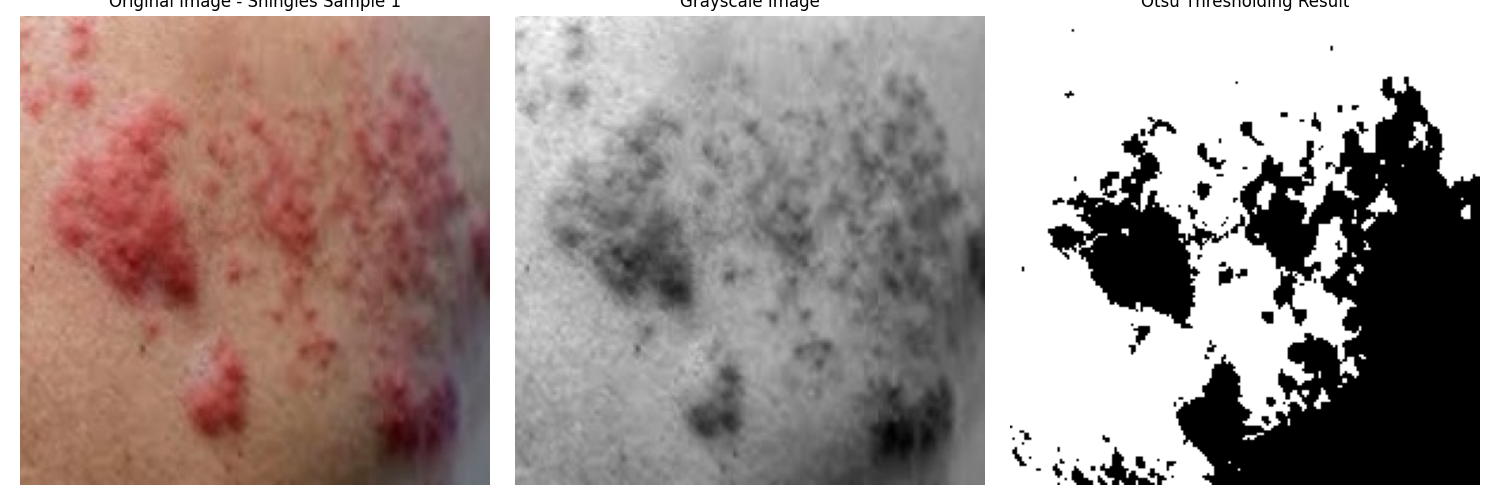
#> input picture kuliah/shingles_thresholding_1.png, 1500 x 500 px, given as the content of the folder shingles_segmentation_dataset/train_set/train-shingles, which was not available
$ python shingles_classification.py
#> lines starting #> are read from the running program, lines starting #| are printed output that depends on the picture; after the words box and inside, x2 and y2 are one past the last pixel; in counts of white or black regions, pixels touching at a corner belong together; pictures that were not available may be replaced by others from this repository, and a replacement may not be noted
import cv2
import numpy as np
import os
from sklearn.model_selection import train_test_split
from sklearn.ensemble import RandomForestClassifier
from sklearn.metrics import accuracy_score, classification_report
import glob
import matplotlib.pyplot as plt
from scipy import stats

def preprocess_image(image_path):
    # Baca gambar
    img = cv2.imread(image_path)
    # Konversi ke grayscale
    gray = cv2.cvtColor(img, cv2.COLOR_BGR2GRAY)
    # Normalisasi
    normalized = cv2.normalize(gray, None, 0, 255, cv2.NORM_MINMAX)
    return normalized, img

def segment_image(image):
    # Terapkan Otsu thresholding
    _, binary = cv2.threshold(image, 0, 255, cv2.THRESH_BINARY + cv2.THRESH_OTSU)
    return binary

def calculate_statistics(images, labels):
    # Hitung probabilitas kelas
    total_samples = len(labels)
    class_probabilities = {
        'shingles': np.sum(labels == 1) / total_samples,
        'healthy': np.sum(labels == 0) / total_samples
    }

    # Hitung variabilitas dalam kelas
    shingles_features = images[labels == 1]
    healthy_features = images[labels == 0]

    within_class_variance = {
        'shingles': np.var(shingles_features, axis=0),
        'healthy': np.var(healthy_features, axis=0)
    }

    # Hitung variabilitas antar kelas
    mean_shingles = np.mean(shingles_features, axis=0)
    mean_healthy = np.mean(healthy_features, axis=0)
    between_class_variance = np.var([mean_shingles, mean_healthy], axis=0)

    # Hitung varians total
    total_variance = np.var(images, axis=0)

    return {
        'class_probabilities': class_probabilities,
        'within_class_variance': within_class_variance,
        'between_class_variance': between_class_variance,
        'total_variance': total_variance
    }

def plot_histogram_and_threshold(gray_img, binary_img, title):
    plt.figure(figsize=(15, 5))

    # Plot histogram
    plt.subplot(121)
    plt.hist(gray_img.ravel(), bins=256, range=[0, 256], color='gray', alpha=0.7)
    plt.title(f'Histogram - {title}')
    plt.xlabel('Pixel Intensity')
    plt.ylabel('Pixel Count')

    # Plot binary image
    plt.subplot(122)
    plt.imshow(binary_img, cmap='gray')
    plt.title('Otsu Thresholding Result')
    plt.axis('off')

    plt.tight_layout()
    return plt.gcf()

def plot_thresholding_results(original_img, gray_img, binary_img, title):
    plt.figure(figsize=(15, 5))

    # Plot original image
    plt.subplot(131)
    plt.imshow(cv2.cvtColor(original_img, cv2.COLOR_BGR2RGB))
    plt.title(f'Original Image - {title}')
    plt.axis('off')

    # Plot grayscale image
    plt.subplot(132)
    plt.imshow(gray_img, cmap='gray')
    plt.title('Grayscale Image')
    plt.axis('off')

    # Plot binary image after Otsu thresholding
    plt.subplot(133)
    plt.imshow(binary_img, cmap='gray')
    plt.title('Otsu Thresholding Result')
    plt.axis('off')

    plt.tight_layout()
    return plt.gcf()

def extract_features(binary_image):
    # Hitung area
    area = np.sum(binary_image == 255)
    # Hitung perimeter
    contours, _ = cv2.findContours(binary_image, cv2.RETR_EXTERNAL, cv2.CHAIN_APPROX_SIMPLE)
    perimeter = cv2.arcLength(contours[0], True) if contours else 0
    # Hitung circularity
    circularity = (4 * np.pi * area) / (perimeter * perimeter) if perimeter > 0 else 0
    # Hitung mean intensity
    mean_intensity = np.mean(binary_image)

    return [area, perimeter, circularity, mean_intensity]

def load_and_process_data(base_path):
    X = []
    y = []

    # Proses gambar shingles
    shingles_path = os.path.join(base_path, 'train-shingles', '*.*')
    shingles_images = []
    for img_path in glob.glob(shingles_path):
        try:
            # Preprocessing
            processed_img, original_img = preprocess_image(img_path)
            # Segmentasi
            segmented = segment_image(processed_img)
            # Ekstraksi fitur
            features = extract_features(segmented)
            X.append(features)
            y.append(1)  # Label untuk shingles

            # Simpan gambar untuk visualisasi
            if len(shingles_images) < 3:  # Ambil 3 gambar pertama
                shingles_images.append((original_img, processed_img, segmented))

        except Exception as e:
            print(f"Error processing {img_path}: {str(e)}")

    # Proses gambar healthy
    healthy_path = os.path.join(base_path, 'train-Healthy', '*.*')
    healthy_images = []
    for img_path in glob.glob(healthy_path):
        try:
            processed_img, original_img = preprocess_image(img_path)
            segmented = segment_image(processed_img)
            features = extract_features(segmented)
            X.append(features)
            y.append(0)  # Label untuk healthy

            # Simpan gambar untuk visualisasi
            if len(healthy_images) < 3:  # Ambil 3 gambar pertama
                healthy_images.append((original_img, processed_img, segmented))

        except Exception as e:
            print(f"Error processing {img_path}: {str(e)}")

    return np.array(X), np.array(y), shingles_images, healthy_images

def main():
    # Path ke dataset
    base_path = 'shingles_segmentation_dataset/train_set'

    # Load dan proses data
    print("Memuat dan memproses data...")
    X, y, shingles_images, healthy_images = load_and_process_data(base_path)
#> in preprocess_image, img is the input picture: shape (500, 1500, 3); mean B, G, R 145.1, 149.1, 163.2
#> in preprocess_image, `gray = cv2.cvtColor(img, cv2.COLOR_BGR2GRAY)`:
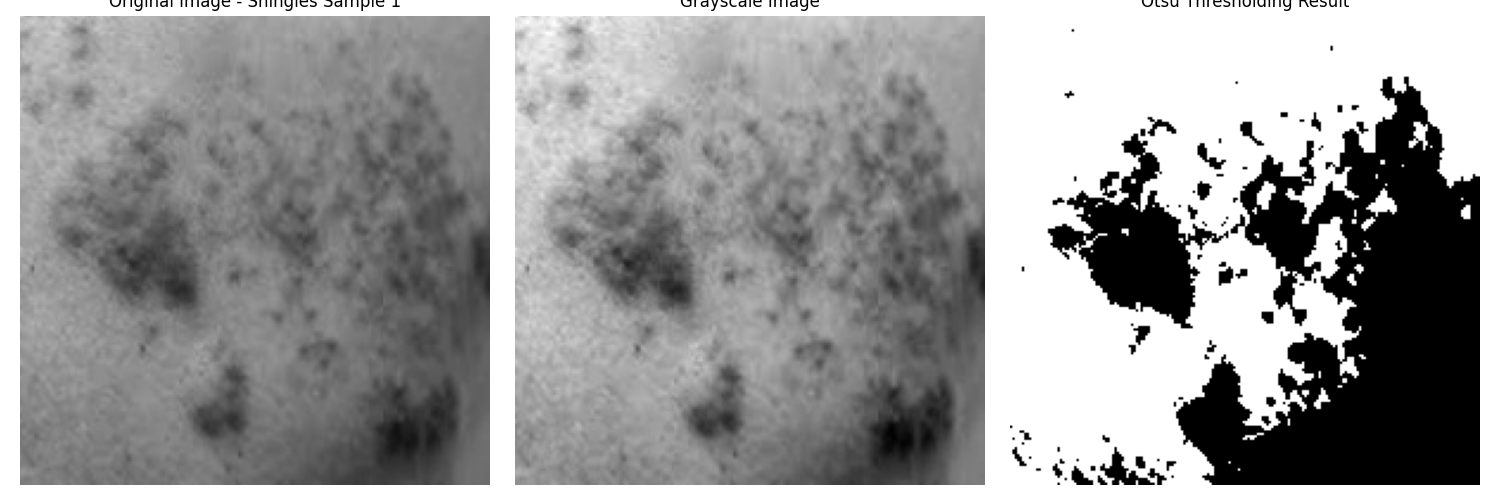
#> gray: shape (500, 1500); min 0, max 255, mean 152.9
#> in segment_image, `_, binary = cv2.threshold(image, 0, 255, cv2.THRESH_BINARY + cv2.THRES..`:
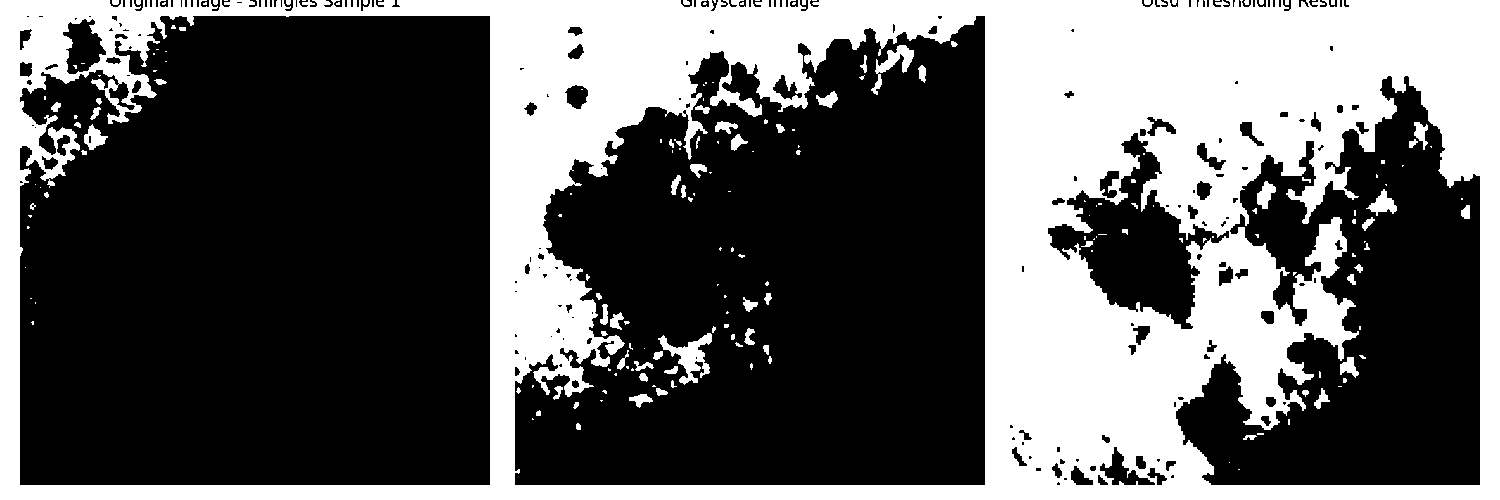
#> binary: shape (500, 1500); 37.4% white; 195 white regions (114 under 20 px)
#> in extract_features, `area = np.sum(binary_image == 255)`: area = 280238
#> in extract_features, `contours, _ = cv2.findContours(binary_image, cv2.RETR_EXTERNAL, cv2.CH..`: contours = 28 contours, 24 with area under 20; largest, box (x1, y1, x2, y2) and area: (0, 0, 1500, 500) 745210, (1144, 0, 1151, 5) 23, (112, 0, 119, 5) 23, (683, 0, 690, 5) 20
#> in extract_features, `perimeter = cv2.arcLength(contours[0], True) if contours else 0`: perimeter = 8.83
#> in extract_features, `circularity = (4 * np.pi * area) / (perimeter * perimeter) if perimete..`: circularity = 45182.5
#> in extract_features, `mean_intensity = np.mean(binary_image)`: mean_intensity = 95.28
#> in load_and_process_data, `features = extract_features(segmented)`: features = [280238, 8.83, 45182.5, 95.28]
#> X = [[280238, 8.83, 45182.5, 95.28], [280238, 8.83, 45182.5, 95.28]]; y = [1, 0]; shingles_images = 1 item; healthy_images = 1 item

    # Hitung statistik
    print("\nMenghitung statistik...")
    stats_results = calculate_statistics(X, y)
#> in calculate_statistics, `total_samples = len(labels)`: total_samples = 2
#> in calculate_statistics, `class_probabilities = { 'shingles': np.sum(labels == 1) / total_sample..`: class_probabilities = {'shingles': 0.5, 'healthy': 0.5}
#> in calculate_statistics, `shingles_features = images[labels == 1]`: shingles_features = [[280238, 8.83, 45182.5, 95.28]]
#> in calculate_statistics, `within_class_variance = { 'shingles': np.var(shingles_features, axis=0..`: within_class_variance = {'shingles': [0, 0, 0, 0], 'healthy': [0, 0, 0, 0]}
#> in calculate_statistics, `mean_shingles = np.mean(shingles_features, axis=0)`: mean_shingles = [280238, 8.83, 45182.5, 95.28]
#> in calculate_statistics, `between_class_variance = np.var([mean_shingles, mean_healthy], axis=0)`: between_class_variance = [0, 0, 0, 0]
#> stats_results = 4 items

    # Tampilkan hasil statistik
    print("\nHasil Statistik:")
    print("\nProbabilitas Kelas:")
    for class_name, prob in stats_results['class_probabilities'].items():
        print(f"{class_name}: {prob:.4f}")
#> this loop made 2 passes
#> (class_name, prob) on passes 1 to 2: ('shingles', 0.5), ('healthy', 0.5)
#| shingles: 0.5000
#| healthy: 0.5000

    print("\nVariabilitas dalam Kelas:")
    for class_name, variance in stats_results['within_class_variance'].items():
        print(f"{class_name}: {variance}")
#> this loop made 2 passes
#| shingles: [0. 0. 0. 0.]
#| healthy: [0. 0. 0. 0.]

    print("\nVariabilitas antar Kelas:")
    print(stats_results['between_class_variance'])
#| [0. 0. 0. 0.]

    print("\nVarians Total:")
    print(stats_results['total_variance'])
#| [0. 0. 0. 0.]

    # Visualisasi hasil thresholding
    print("\nMenampilkan hasil thresholding...")

    # Plot untuk gambar shingles
    for i, (original, gray, binary) in enumerate(shingles_images):
        # Plot thresholding results
        fig = plot_thresholding_results(original, gray, binary, f'Shingles Sample {i+1}')
        plt.savefig(f'shingles_thresholding_{i+1}.png')
        plt.close()

        # Plot histogram
        fig = plot_histogram_and_threshold(gray, binary, f'Shingles Sample {i+1}')
        plt.savefig(f'shingles_histogram_{i+1}.png')
        plt.close()
#> this loop made 1 pass
#> pass 1, in main, `plt.savefig(f'shingles_thresholding_{i+1}.png')`:
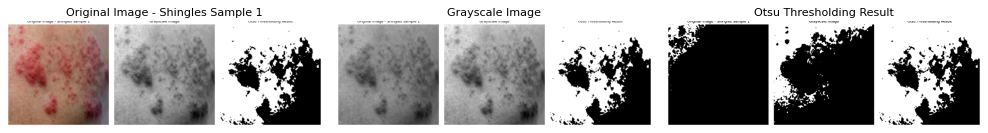
#> figure drawn by matplotlib, 3 panels
#> pass 1, in main, `plt.savefig(f'shingles_histogram_{i+1}.png')`:
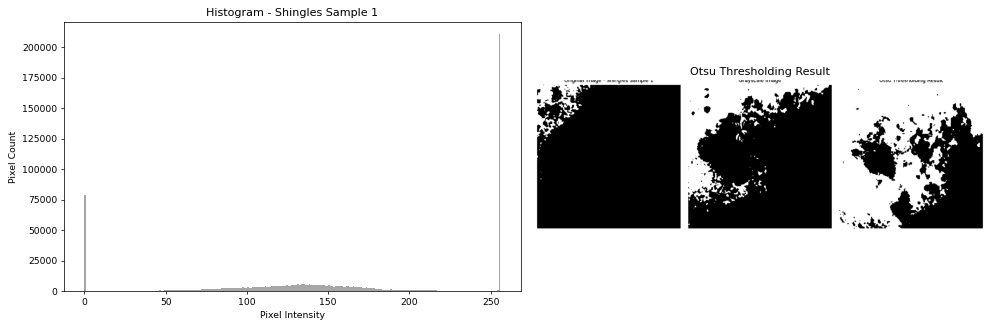
#> figure drawn by matplotlib, 2 panels; panel 1: tallest bar 210471 high, from x = 255 to 256

    # Plot untuk gambar healthy
    for i, (original, gray, binary) in enumerate(healthy_images):
        # Plot thresholding results
        fig = plot_thresholding_results(original, gray, binary, f'Healthy Sample {i+1}')
        plt.savefig(f'healthy_thresholding_{i+1}.png')
        plt.close()

        # Plot histogram
        fig = plot_histogram_and_threshold(gray, binary, f'Healthy Sample {i+1}')
        plt.savefig(f'healthy_histogram_{i+1}.png')
        plt.close()

    # Split data
    X_train, X_test, y_train, y_test = train_test_split(X, y, test_size=0.2, random_state=42)
#> X_train = [[280238, 8.83, 45182.5, 95.28]]; X_test = [[280238, 8.83, 45182.5, 95.28]]; y_train = [1]; y_test = [0]

    # Train model
    print("\nMelatih model...")
    clf = RandomForestClassifier(n_estimators=100, random_state=42)
    clf.fit(X_train, y_train)

    # Evaluasi model
    y_pred = clf.predict(X_test)
#> y_pred = [1]
    accuracy = accuracy_score(y_test, y_pred)
#> accuracy = 0
    print("\nHasil Evaluasi:")
    print(f"Akurasi: {accuracy:.2f}")
#| Akurasi: 0.00
    print("\nClassification Report:")
    print(classification_report(y_test, y_pred))
#|               precision    recall  f1-score   support
#|            0       0.00      0.00      0.00       1.0
#|            1       0.00      0.00      0.00       0.0
#|     accuracy                           0.00       1.0
#|    macro avg       0.00      0.00      0.00       1.0
#| weighted avg       0.00      0.00      0.00       1.0

if __name__ == "__main__":
    main()
